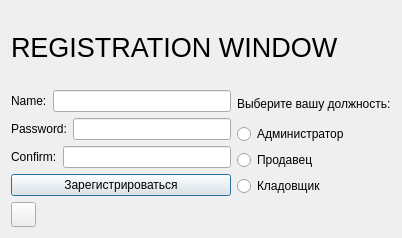
<?xml version="1.0" encoding="UTF-8"?>
<ui version="4.0">
 <class>reg_room</class>
 <widget class="QDialog" name="reg_room">
  <property name="geometry">
   <rect>
    <x>0</x>
    <y>0</y>
    <width>402</width>
    <height>238</height>
   </rect>
  </property>
  <property name="windowTitle">
   <string>Dialog</string>
  </property>
  <property name="styleSheet">
   <string notr="true"/>
  </property>
  <property name="modal">
   <bool>false</bool>
  </property>
  <layout class="QVBoxLayout" name="verticalLayout_5">
   <item>
    <layout class="QVBoxLayout" name="verticalLayout_4">
     <item>
      <widget class="QLabel" name="label">
       <property name="font">
        <font>
         <pointsize>20</pointsize>
         <weight>50</weight>
         <bold>false</bold>
        </font>
       </property>
       <property name="styleSheet">
        <string notr="true"/>
       </property>
       <property name="text">
        <string>REGISTRATION WINDOW</string>
       </property>
      </widget>
     </item>
     <item>
      <layout class="QHBoxLayout" name="horizontalLayout_4">
       <item>
        <layout class="QVBoxLayout" name="verticalLayout_3">
         <item>
          <layout class="QVBoxLayout" name="verticalLayout">
           <item>
            <layout class="QHBoxLayout" name="horizontalLayout">
             <item>
              <widget class="QLabel" name="Label_Name_Reg">
               <property name="styleSheet">
                <string notr="true"/>
               </property>
               <property name="text">
                <string>Name:</string>
               </property>
              </widget>
             </item>
             <item>
              <widget class="QLineEdit" name="line_Name_Reg">
               <property name="styleSheet">
                <string notr="true"/>
               </property>
              </widget>
             </item>
            </layout>
           </item>
           <item>
            <layout class="QHBoxLayout" name="horizontalLayout_2">
             <item>
              <widget class="QLabel" name="Label_Pass_Reg">
               <property name="styleSheet">
                <string notr="true"/>
               </property>
               <property name="text">
                <string>Password:</string>
               </property>
              </widget>
             </item>
             <item>
              <widget class="QLineEdit" name="line_Pass_Reg">
               <property name="styleSheet">
                <string notr="true"/>
               </property>
              </widget>
             </item>
            </layout>
           </item>
           <item>
            <layout class="QHBoxLayout" name="horizontalLayout_3">
             <item>
              <widget class="QLabel" name="Label_Conf_Reg">
               <property name="styleSheet">
                <string notr="true"/>
               </property>
               <property name="text">
                <string>Confirm:</string>
               </property>
              </widget>
             </item>
             <item>
              <widget class="QLineEdit" name="line_Conf_Reg">
               <property name="styleSheet">
                <string notr="true"/>
               </property>
              </widget>
             </item>
            </layout>
           </item>
          </layout>
         </item>
         <item>
          <widget class="QPushButton" name="Reg_Button">
           <property name="styleSheet">
            <string notr="true"/>
           </property>
           <property name="text">
            <string>Зарегистрироваться</string>
           </property>
          </widget>
         </item>
        </layout>
       </item>
       <item>
        <layout class="QVBoxLayout" name="verticalLayout_2">
         <item>
          <widget class="QLabel" name="label_2">
           <property name="styleSheet">
            <string notr="true"/>
           </property>
           <property name="text">
            <string>Выберите вашу должность:</string>
           </property>
          </widget>
         </item>
         <item>
          <widget class="QRadioButton" name="Admin">
           <property name="styleSheet">
            <string notr="true"/>
           </property>
           <property name="text">
            <string>Администратор</string>
           </property>
          </widget>
         </item>
         <item>
          <widget class="QRadioButton" name="Seller">
           <property name="styleSheet">
            <string notr="true"/>
           </property>
           <property name="text">
            <string>Продавец</string>
           </property>
          </widget>
         </item>
         <item>
          <widget class="QRadioButton" name="storekpr">
           <property name="styleSheet">
            <string notr="true"/>
           </property>
           <property name="text">
            <string>Кладовщик</string>
           </property>
          </widget>
         </item>
        </layout>
       </item>
      </layout>
     </item>
     <item>
      <layout class="QHBoxLayout" name="horizontalLayout_5">
       <item>
        <widget class="QPushButton" name="cycle_reg">
         <property name="sizePolicy">
          <sizepolicy hsizetype="Fixed" vsizetype="Fixed">
           <horstretch>0</horstretch>
           <verstretch>0</verstretch>
          </sizepolicy>
         </property>
         <property name="minimumSize">
          <size>
           <width>5</width>
           <height>5</height>
          </size>
         </property>
         <property name="maximumSize">
          <size>
           <width>25</width>
           <height>25</height>
          </size>
         </property>
         <property name="text">
          <string/>
         </property>
         <property name="iconSize">
          <size>
           <width>20</width>
           <height>20</height>
          </size>
         </property>
        </widget>
       </item>
       <item>
        <spacer name="horizontalSpacer">
         <property name="orientation">
          <enum>Qt::Horizontal</enum>
         </property>
         <property name="sizeHint" stdset="0">
          <size>
           <width>150</width>
           <height>13</height>
          </size>
         </property>
        </spacer>
       </item>
      </layout>
     </item>
    </layout>
   </item>
  </layout>
 </widget>
 <resources/>
 <connections/>
</ui>
